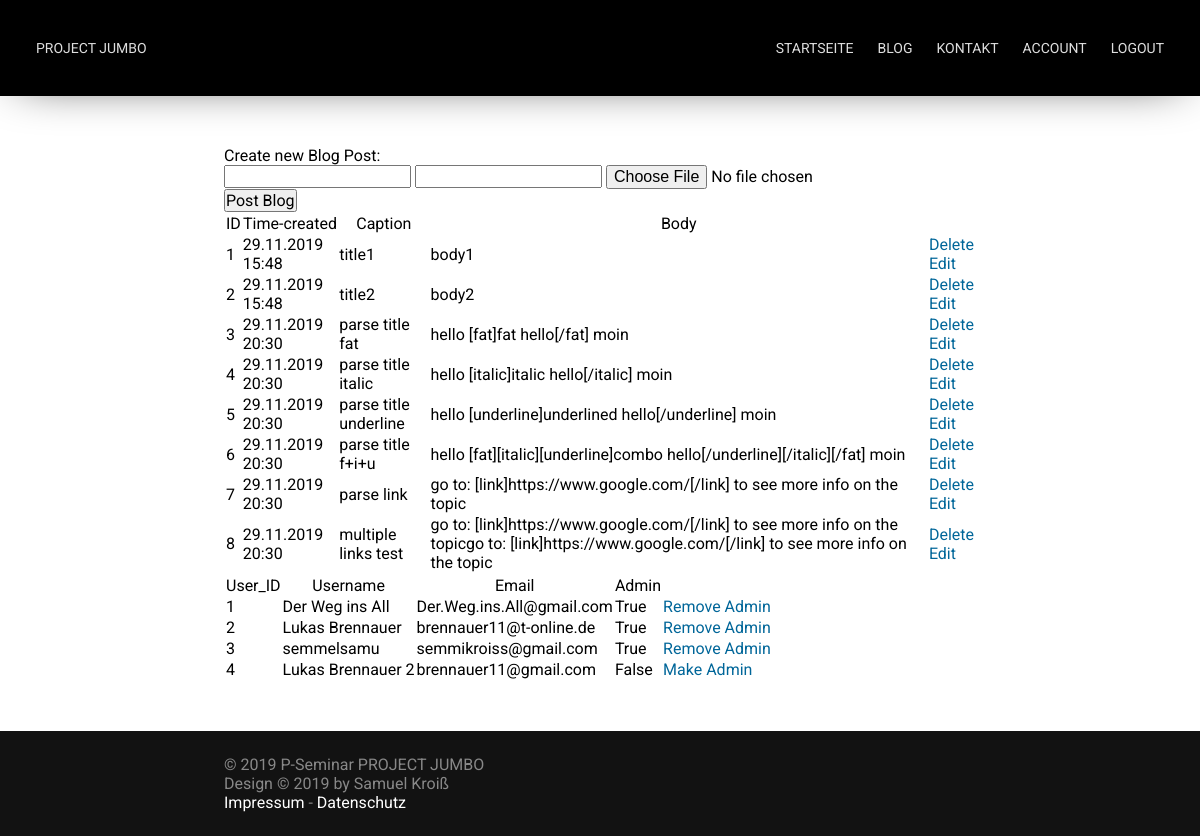
The app's page /admin (signed in), older data.
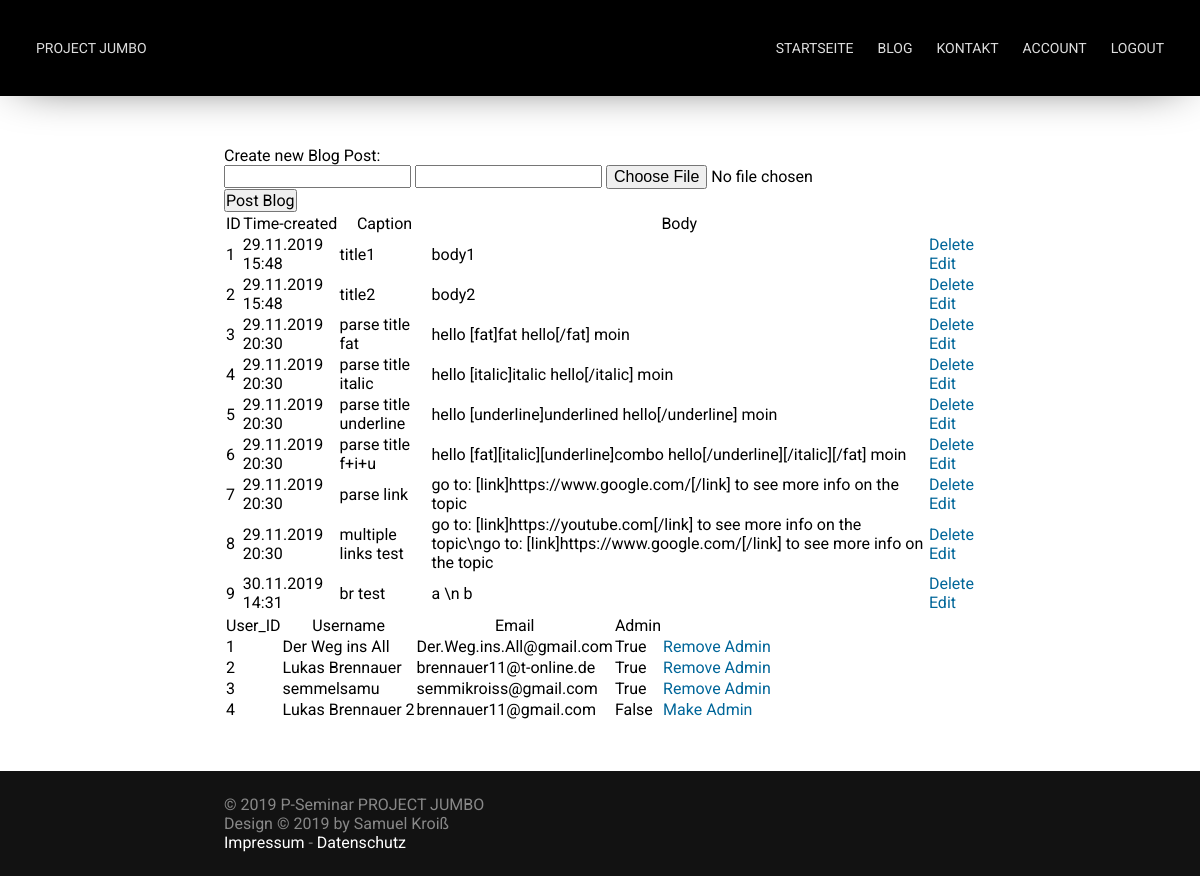
The same page, newer data.
### app/models.py (models this page shows, shortened)
class Blog_Post(db.Model):
    id = db.Column(db.Integer, primary_key=True)
    caption = db.Column(db.String, nullable=False)
    posted_by = db.Column(db.Integer, db.ForeignKey("user.id"))
    body = db.Column(db.String, nullable=False)
    time_created = db.Column(db.DateTime, default=datetime.now() )

class User(db.Model):
    id = db.Column(db.Integer, primary_key=True)
    username = db.Column(db.String(64), nullable=False, unique=True)
    password_hash = db.Column(db.String(120))
    email = db.Column(db.String, nullable=False, unique=True)
    admin_acc = db.Column(db.Boolean, default=False, nullable=False)
    is_active = True
    is_authenticated = True

### app/routes.py (the view)
@app.route("/admin", methods=['POST', 'GET'])
@login_required
def admin():
    if current_user.admin_acc == True:
        if request.method == 'POST':
            try:
                db.session.add(Blog_Post(caption=request.form['caption'], posted_by=current_user.id, body=request.form['body']))
                db.session.commit()
                return redirect(url_for('admin'))
            except Exception as e:
                return render_template("error.html", title="Error", error=e)
        else:
            posts = Blog_Post.query.order_by(Blog_Post.time_created).all()
            users = User.query.order_by(User.id).all()
            return render_template("admin.html", title="Admin", posts=posts, users=users)
    else:
        return render_template("error.html", title="Error", error="You're not allowed to use that page!")

### app/models.py (called while the page is built)
@login.user_loader
def load_user(id):
    return User.query.get(id)

### templates/admin.html (shortened to what this page needs)
{% extends 'base.html' %}
{% block content %}
    <p>Create new Blog Post:</p>
    <form action="/admin" method="POST" enctype=multipart/form-data id="blog_post_form">
        <input type="text" name="caption">
        <input type="text" name="body">
        <input type=file name="file1" id="file_input_1" onchange="set_file_input()">
        <input type="submit" value="Post Blog">
    </form>
    {% if posts|length < 1 %}
        <p>There are no Blogposts available!</p>
    {% else %}
        <table>
            <tr>
                <th>ID</th>
                <th>Time-created</th>
                <th>Caption</th>
                <th>Body</th>
            </tr>
            {% for post in posts %}
                <tr>
                    <td>{{ post.id }}</td>
                    <td>{{ post.time_created.__format__("%d.%m.%Y %H:%M") }}</tds>
                    <td>{{ post.caption }}</td>
                    <td>{{ post.body }}</td>
                    <td>
                        <a href="{{ url_for( 'delete', id=post.id ) }}">Delete</a>
                        <br>
                        <a href="{{ url_for( 'edit', id=post.id ) }}">Edit</a>
                    </td>
                </tr>
            {% endfor %}
        </table>
    {% endif %}
    {% if users|length < 1 %}
        <p>There are no Users available!</p>
    {% else %}
        <table>
            <tr>
                <th>User_ID</th>
                <th>Username</th>
                <th>Email</th>
                <th>Admin</th>
            </tr>
            {% for user in users %}
                <tr>
                    <td>{{ user.id }}</td>
                    <td>{{ user.username }}</tds>
                    <td>{{ user.email }}</td>
                    <td>{{ user.admin_acc }}</td>
                    <td>
                        <a href="{{ url_for( 'manage_admin', id=user.id ) }}">
                            {% if user.admin_acc==true %}
                                Remove Admin
                            {% else %}
                                Make Admin
                            {% endif %}
                        </a>
                    </td>
                </tr>
            {% endfor %}
        </table>
    {% endif %}
{% endblock %}

### templates/base.html (shortened to what this page needs)
<!DOCTYPE html>
<html>
	<head>
		<link href="{{ url_for('static', filename='css/main.css') }}" rel="stylesheet">
		<link href="{{ url_for('static', filename='css/nav.css') }}" rel="stylesheet">
	</head>
	<body>
		<div id="container">
			<nav id="nav" bg>
				<a href="{{ url_for('index') }}">Project Jumbo</a>
				<ul>
					<li><a href="{{ url_for('index') }}">Startseite</a></li>
					<li><a href="{{ url_for('blog') }}">Blog</a></li>
					<li><a href="#">Kontakt</a></li>
					{% if current_user.is_authenticated %}
					<li><a href="{{ url_for('user_page') }}">Account</a></li>
					<li><a href="{{ url_for('logout') }}">Logout</a></li>
					{% else %}
					<li><a href="{{ url_for('login') }}">Login</a></li>
					{% endif %}
				</ul>
			</nav>
			<div class="spacer nav"></div>
			<section id="content">
				{% block content %}  {% endblock %}
			</section>
			<div class="spacer footer"></div>
			<footer id="footer">
				<p>&copy; 2019 P-Seminar PROJECT JUMBO<br />Design &copy; 2019 by Samuel Kroiß<br /><a href="#">Impressum</a> - <a href="#">Datenschutz</a></p>
			</footer>
		</div>
	</body>
</html>

### static/css/main.css (style rules this page uses)
* { margin: 0; padding: 0; font-family: 'Roboto', sans-serif; font-size: 16px; font-weight: 400; text-decoration: none; scroll-behavior: smooth; }
body { width: 100%; height: 100%; overflow-x: hidden; overflow-y: scroll; }
.spacer { width: 100vw; }
.spacer.nav { height: 96px; }
.spacer.footer { height: 105px; }
#content a, b { display: inline; padding: 0; }
#content * a { color: #006699; }
#container { display: block; width: 100%; min-height: 100vh; position: relative; }
#content { max-width: 800px; margin: 0 auto; padding: 50px 24px; box-sizing: border-box; }
#footer { width: 100%; background: #121212; position: absolute; right: 0; bottom: 0; left: 0; }
#footer p { max-width: 800px; margin: 0 auto; padding: 24px; color: #888888; box-sizing: border-box; }
#footer a { text-decoration: none; color: #FFFFFF; }

### static/css/nav.css (style rules this page uses)
:root { --link-color: #DEDEDE; }
#nav { width: 100%; height: 96px; box-sizing: border-box; position: fixed; z-index: 10; overflow: hidden; transition: background 500ms, box-shadow 500ms, height 300ms; }
#nav[bg] { background: #000000; box-shadow: 0px 0px 50px -20px rgba(0,0,0,1); }
#nav ul { float: right; display: flex; }
#nav ul li { list-style-type: none; }
#nav a { color: var(--link-color); text-transform: uppercase; font-size: 14px; line-height: 48px; float: left; padding: 0 12px; display: block; transition: color 100ms; }
#nav a { font-family: 'Alata', sans-serif; }
#nav ul li a { font-family: 'Roboto', sans-serif; }
@media only screen and (min-width: 900px) { #nav { padding: 24px; } }

Row changes from the older to the newer data that the page shows:
changed Blog_Post "multiple links test": body "go to: [link]https://www.google.com/[/link] to see more info on the topicgo to: [link]https://www.google.com/[/link] to see more info on the topic" → "go to: [link]https://youtube.com[/link] to see more info on the topic\\ngo to: [link]https://www.google.com/[/link] to see more info on the topic"
added Blog_Post: id "9", time_created.__format__ "30.11.2019 14:31", caption "br test", body "a \\n b"
